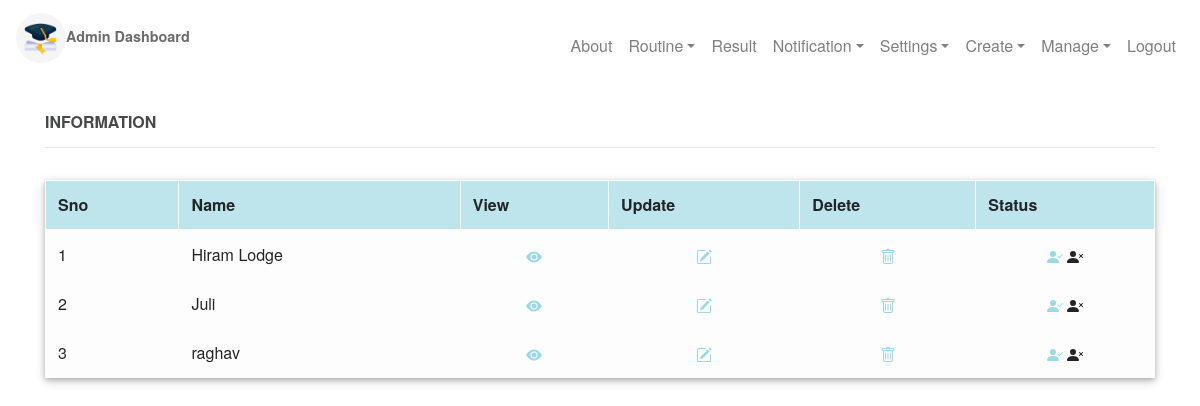
The page /Admin/ManageFaculty.php (signed in) on the database its author committed.
### tables this page shows
CREATE TABLE `faculty` (
  `faculty_id` int(11) NOT NULL,
  `name` varchar(30) NOT NULL,
  `email` varchar(255) NOT NULL,
  `password` varchar(50) NOT NULL,
  `phone` bigint(10) NOT NULL,
  `photo` varchar(255) NOT NULL,
  `gender` varchar(6) NOT NULL
);

### Admin/ManageFaculty.php (the view, shortened to what this page needs)
<?php
include "header.php";
?>
<?php
require_once "../connection.php";
$sql = "select * from faculty order by name";
$result = $connect->query($sql);
$data = [];
while ($a = $result->fetch_assoc()) {
  array_push($data, $a);
}
  ?>
<div class="container" style="margin-top:7rem;">
	<h4>Information</h4>
		<hr>
        <table class="table table-light table-bordered table-hover inner" style="margin-top:2rem">
        <thead>
        <tr class="table-info">
          <th>Sno</th>
          <th>Name</th>
          <th>View</th>
          <th>Update</th>
          <th>Delete</th>
          <th>Status</th>
        </tr>
        </thead>
         <tbody>
            <?php foreach($data as $index => $d){ ?>
            <tr>
              <td><?php echo $index+1 ?></td>
              <td><?php echo $d['name'] ?></td>
              <td class='text-center' style="color:rgb(154, 218, 227);"><a  style="color:rgb(154, 218, 227);"href="http://localhost/exam/Admin/ViewFaculty.php">
                <svg width="1em" height="1em" viewBox="0 0 16 16" class="bi bi-eye-fill" fill="currentColor" xmlns="http://www.w3.org/2000/svg">
                   <path d="M10.5 8a2.5 2.5 0 1 1-5 0 2.5 2.5 0 0 1 5 0z"/>
                   <path fill-rule="evenodd" d="M0 8s3-5.5 8-5.5S16 8 16 8s-3 5.5-8 5.5S0 8 0 8zm8 3.5a3.5 3.5 0 1 0 0-7 3.5 3.5 0 0 0 0 7z"/>
                </svg>
            	</a>
              </td>
               <td class='text-center' style="color:rgb(154, 218, 227);"><a  style="color:rgb(154, 218, 227);"href="http://localhost/exam/Admin/UpdateFaculty.php?faculty_id=<?php echo $d['faculty_id'] ?>">
			</a>
			</td>
			<td class='text-center' style="color:rgb(154, 218, 227);"><a  style="color:rgb(154, 218, 227);"href="http://localhost/exam/Admin/DeleteFaculty.php?faculty_id=<?php echo $d['faculty_id'] ?>" onclick="return confirm('Please click on OK to continue.');">
      </a>
			</td>
			<td class='text-center'>
			</td>
            </tr>
          <?php } ?>
          </tbody>
      </table>
    </div>
<?php require_once "footer.php"; ?>

### Admin/header.php (shortened to what this page needs)
<!DOCTYPE html>
<html lang="">
<head>
  <link rel="stylesheet" type="text/css" href="../css/color.css">
  <link rel="stylesheet" href="../css/fontawesome.min.css">
  <link href="../css/bootstrap.min.css" rel="stylesheet">
  <link rel="stylesheet" href="../css/index.css">
  <link rel="stylesheet" href="../css/Student.css">
  <link rel="stylesheet" href="https://cdnjs.cloudflare.com/ajax/libs/animate.css/3.7.2/animate.min.css">
</head>
<body>
  <?php
      require_once'../connection.php';
?>
<?php session_start();
if(!isset($_SESSION['admin'])) {
  header('location:http://localhost/exam/header.php?msg=1');
  exit();
}
else {
    $admin_id = $_SESSION['admin_id'];
  }?>
<?php
$sql = "select * from admin where admin_id=$admin_id";
$result = $connect->query($sql);
if ($result->num_rows == 0) {
  header('location:index.php');
} else {
  $admin = $result->fetch_assoc();
}
 ?>
  <nav class="navbar navbar-expand-lg navbar-trans navbar-light fixed-top">
	  <a class="navbar-brand"href="index.php">
	  	<p><img src="<?php echo $admin['photo'];?>" alt="Logo" class="rounded-circle mx-auto" style="max-height: 50px;width:auto;">Admin Dashboard</p>
	  </a>
   		<div class="collapse navbar-collapse" id="collapsibleNavId">
    		<ul class="navbar-nav ml-auto mt-2 mt-md-0 justify-content-end ">
          <li class="nav-item">
            <a class="nav-link " href="http://localhost/exam/Admin/index.php#about">About<span class="sr-only">(current)</span></a>
          </li>
          <li class="nav-item dropdown">
             <a class="nav-link dropdown-toggle" href="#" id="dropdownId" data-toggle="dropdown" aria-haspopup="true" aria-expanded="false">Routine</a>
          </li>
          <li class="nav-item">
            <a class="nav-link" href="http://localhost/exam/Admin/CheckResult.php">Result</a>
          </li>
		      <li class="nav-item dropdown">
		        <a class="nav-link dropdown-toggle" href="#" id="dropdownId" data-toggle="dropdown" aria-haspopup="true" aria-expanded="false">Notification</a>
		      </li>
		      <li class="nav-item dropdown">
		        <a class="nav-link dropdown-toggle" href="#" id="dropdownId" data-toggle="dropdown" aria-haspopup="true" aria-expanded="false">Settings</a>
		      </li>
          <div class="collapse navbar-collapse" id="collapsibleNavId">
        <ul class="navbar-nav ml-auto mt-2 mt-md-0 justify-content-end ">
          <li class="nav-item dropdown">
            <a class="nav-link dropdown-toggle" href="#" id="dropdownId" data-toggle="dropdown" aria-haspopup="true" aria-expanded="false">Create</a>
          </li>
          <li class="nav-item dropdown">
            <a class="nav-link dropdown-toggle" href="#" id="dropdownId" data-toggle="dropdown" aria-haspopup="true" aria-expanded="false">Manage</a>
          </li>
		       <li class="nav-item">
		        <a class="nav-link" href="http://localhost/exam/LogoutAdmin.php">Logout</a>
		      </li>
    		</ul>
  		</div>
	</nav>

### css/index.css (style rules this page uses)
body,html { height: inherit; }

### css/Student.css (style rules this page uses)
body { font-family: "Montserrat", "Helvetica Neue", Helvetica, Arial, sans-serif; font-size: 16px; color: #46484a; }
a { color: #59a0d7; }
h4 { font-family: "Montserrat", "Helvetica Neue", Helvetica, Arial, sans-serif; font-size: 1rem; font-weight: 700; text-transform: uppercase; }
p { color: #696b6e; font-size: .9rem; }
.navbar-trans { background-color: white; }
a.navbar-brand, a.logo { font-family: "Montserrat", "Helvetica Neue", Helvetica, Arial, sans-serif; color: #fff ; font-size: 2rem; font-weight: bold; margin-top: 0; }
.inner { box-shadow:0 2px 5px 0 rgba(0, 0, 0, 0.2), 0 3px 10px 0 rgba(0, 0, 0, 0.19); }

### rows shown on the page
faculty: name "Hiram Lodge"
faculty: name "Juli"
faculty: name "raghav"
